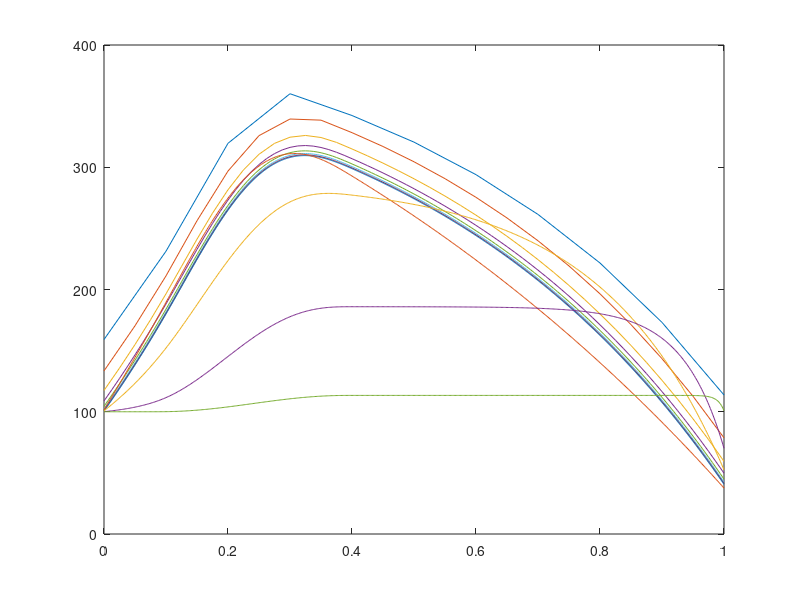

MATLAB code for this plot:
%%% Part 1 of CE2. David Ahnlund and Emil Gestsson
clear, clc;
%Coefficients
a = 0.1; b = 0.4; Q0 = 7000; alpha0 = 50; Tout = 25; T0 = 100;

%% A

v = 2;
N_list = [10 20 40 80 160 320 640 1280];
saved_T_end = zeros(length(N_list),1);

for i = 1:length(N_list)

N = N_list(i);
h = 1/N;

z = 0:h:1;


D1 = (-1/h^2 - v/(2*h)) * ones(N,1);
D2 = (2/h^2) * ones(N+1,1);
D3 = (v/(2*h)-1/h^2) * ones(N,1);
A = diag(D1, -1) + diag(D2, 0) + diag(D3, 1);

Q_func = @(z) Q0 * sin((z-a)*pi / (b-a)) .* (a<=z).*(z<=b);
f = Q_func(z)';

% For the boundary T(0)
%--------------------------------|
f(1) = f(1) - (-1/h^2 - v/(2*h))*T0;
%--------------------------------|

% For the boundary T(1):
%--------------------------------|
alpha = @(v) sqrt(v^2/4 + alpha0^2) - v/2;

theta = (v/(2*h) - 1/h^2) / (3/(2*h)+alpha(v));

A(end,end-1) = (-1/h^2 - v/(2*h)-theta/(2*h));
A(end,end) = (2/h^2 + 4/(2*h)*theta);
f(end) = f(end) - theta * alpha(v)*Tout;
%--------------------------------|

T = A\f;
saved_T_end(i) = T(end);
plot(z,T)
hold on

if ismember(N, [80 160 320])
    fprintf("T at z = 0.5 for N = %.0f: %.3f\n", N,T(z==0.5))
end
end

% Check convergence rate (should be 2)
d = diff(saved_T_end);
errors = sqrt(sum(d.^2, 2));
diff(log2(flip(errors)))

%% Part B


v_list = [1 5 15 100];


for i = 1:length(v_list)

N = 500;
h = 1/N;

z = 0:h:1;

v = v_list(i);


D1 = (-1/h^2 - v/(2*h)) * ones(N,1);
D2 = (2/h^2) * ones(N+1,1);
D3 = (v/(2*h)-1/h^2) * ones(N,1);
A = diag(D1, -1) + diag(D2, 0) + diag(D3, 1);

Q_func = @(z) Q0 * sin((z-a)*pi / (b-a)) .* (a<=z).*(z<=b);
f = Q_func(z)';

% For the boundary T(0)
%--------------------------------|
f(1) = f(1) - (-1/h^2 - v/(2*h))*T0;
%--------------------------------|

% For the boundary T(1):
%--------------------------------|
alpha = @(v) sqrt(v^2/4 + alpha0^2) - v/2;

theta = (v/(2*h) - 1/h^2) / (3/(2*h)+alpha(v));

A(end,end-1) = (-1/h^2 - v/(2*h)-theta/(2*h));
A(end,end) = (2/h^2 + 4/(2*h)*theta);
f(end) = f(end) - theta * alpha(v)*Tout;
%--------------------------------|

T = A\f;
plot(z,T)
hold on

end
